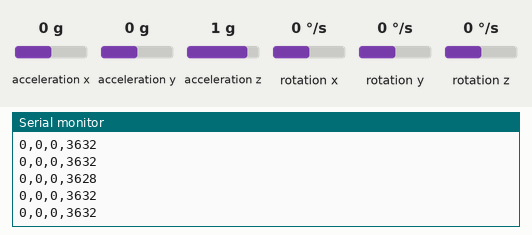
Bench run of a sketch on a simulated Arduino Uno, built with avr-gcc and run on an emulated ATmega328P. On the bench: the last lines printed to the serial monitor. Wiring (inferred from the names in the program): L3G4200D gyroscope at I2C address 0x6A. The test bench sets the inputs (shaded band); at power-on: rotation x 0 °/s, rotation y 0 °/s, rotation z 0 °/s, acceleration x 0 g, acceleration y 0 g, acceleration z 1 g.

Above: at 1.2 s.
1.3 s: rotation x set to -192 °/s
At 1.8 s:
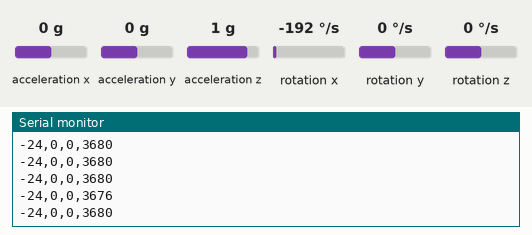
2.8 s: rotation y set to -192 °/s
At 3.3 s:
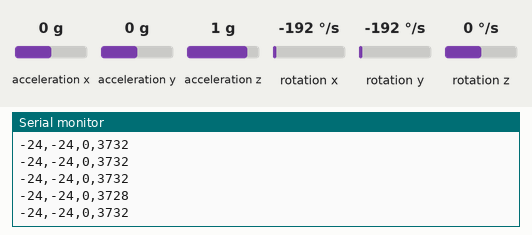
5.8 s: rotation z set to -192 °/s
At 6.4 s:
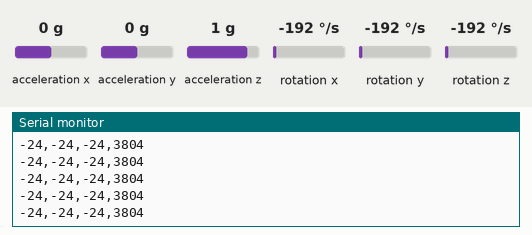
Timing chart, 0 to 8.8 s (numbered marks = the images above; inputs shaded):
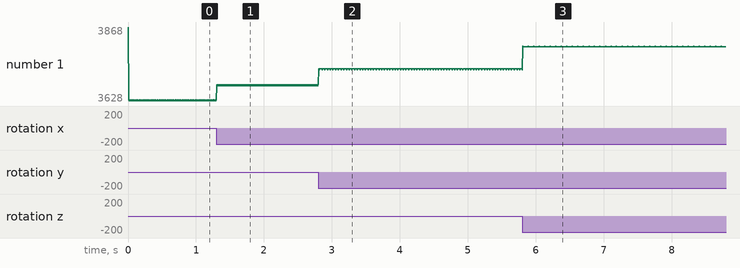

The sketch:

GYRO_CHARACTERISTICS.ino
```cpp
/*
The sensor outputs provided by the library are the raw 16-bit values
obtained by concatenating the 8-bit high and low gyro data registers.
They can be converted to units of dps (degrees per second) using the
conversion factors specified in the datasheet for your particular
device and full scale setting (gain).

Example: An L3GD20H gives a gyro X axis reading of 345 with its
default full scale setting of +/- 245 dps. The So specification
in the L3GD20H datasheet (page 10) states a conversion factor of 8.75
mdps/LSB (least significant bit) at this FS setting, so the raw
reading of 345 corresponds to 345 * 8.75 = 3020 mdps = 3.02 dps.
*/

#include <Wire.h>                        //Se incluye la librería para usar la comunicacion I2C
#include <L3G.h>                         //Se incluye la libreria de Pololu para usar el sensor L3GD20

#define STATUS_MASK 0b00001000           //Máscara para extraer el bit ZYXDA del STATUS_REG

const int L3GD20_Address = 106;          //Dirección del giroscopo
L3G gyro;                                //Crea un objeto de tipo L3G para usar el giroscopo
uint32_t ts1=0;                          //Para realizar medición de tiempo entre las muestras
uint32_t ts2=0;                          //Para realizar medición de tiempo entre las muestras
byte stats;                              //Para guardar el valor que se lee del STATUS_REG
byte stats_reg = 0x27;                   //Dirección del STATUS_REG
int sens = 70;                           //La sensitividad cuando se tiene escala de ±2000dps es de 70mdps/digit, cambiar si se utiliza otra escala
int X,Y,Z = 0;                           //Para guardar los valores en X, Y y Z

void setup() {
  Serial.begin(115200);                  //Se habilita el serial a máxima velocidad
  Wire.begin();                          //Se habilita la comunicacion I2C
  Wire.setClock(3400000);                //Se cambia la frecuencia del SCL a la máxima velocidad (3400000)

  if (!gyro.init()){                     //Se verifica que se haya inicializado y detectado el giroscopio
    Serial.println("Failed to autodetect gyro type!");
    while (1);
  }

  gyro.enableDefault();                  //Se ponen los valores default de los registros del giroscopo según la libreria de Pololu
  escribirReg(0x20, 0xEF);               //Se escribe en el CTRL_REG1 que la frecuencia de muestreo (ODR) sea de 760Hz
  escribirReg(0x23, 0x20);               //Se escribe en el CTRL_REG4 que la escala es de 2000dps
}

void loop() {
  stats = leerReg(stats_reg);            //Leer registro STATUS_REG del gyro
  stats = stats & STATUS_MASK;           //Revisar si el bit de ZYXDA está en 1 o 0.
  if (int(stats) == 8){                  //Si ZYXDA esta en 1, hay un nuevo dato
    ts2 = micros();                      //Se mide el tiempo que duró hasta obtener el nuevo dato
    gyro.read();                         //Se leen los registros de los valores para X,Y y Z
    X = (int(gyro.g.x) * sens) / 1000;   //Se convierte el valor del eje X de RAW a dps
    Y = (int(gyro.g.y) * sens) / 1000;   //Se convierte el valor del eje Y de RAW a dps
    Z = (int(gyro.g.z) * sens) / 1000;   //Se convierte el valor del eje Z de RAW a dps
    Serial.print(X);                     //Se imprimen los valores para los 3 ejes en dps (separado en comas para capturar los datos en python)
    Serial.print(",");
    Serial.print(Y);
    Serial.print(",");
    Serial.print(Z);
    Serial.print(",");
    Serial.println(ts2-ts1);             //Se imprime el tiempo entre las muestras en µs
    ts1 = ts2;                           //Se guarda el tiempo anterior para poder volver a medir el tiempo entre muestras
  }
}

void escribirReg(byte reg, byte value){  //Función para escribir un valor en un registro del sensor L3GD20
  Wire.beginTransmission(L3GD20_Address);
  Wire.write(reg);
  Wire.write(value);
  Wire.endTransmission();
}

byte leerReg(byte regis){                //Función para leer de un registro del sensor L3GD20
  byte value;
  Wire.beginTransmission(L3GD20_Address);
  Wire.write(regis);
  Wire.endTransmission();
  Wire.requestFrom(L3GD20_Address, 1);
  value = Wire.read();
  Wire.endTransmission();
  return value;
}
```

Measured:
- after the input at 1.3 s, the serial monitor: prints a new line at once (image 1)
- after the input at 2.8 s, the serial monitor: prints a new line at once (image 2)
- after the input at 5.8 s, the serial monitor: prints a new line at once (image 3)
- plotted number 1: 3632 → 3680 after the input at 1.3 s, 3680 → 3732 after the input at 2.8 s, 3732 → 3804 after the input at 5.8 s
